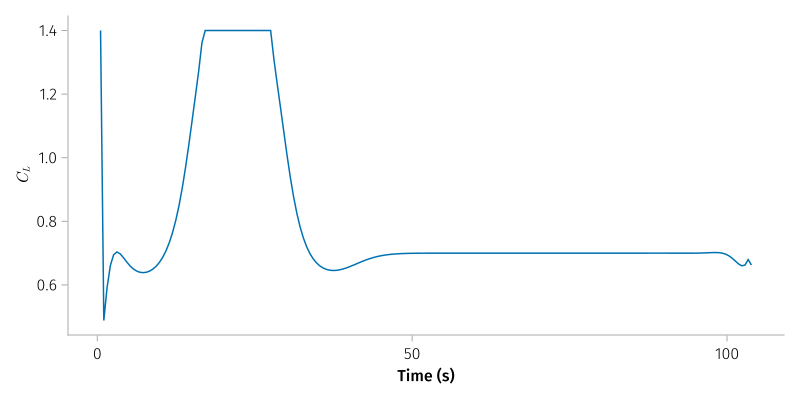

Write Julia code to recreate this figure.
# This file was generated, do not modify it. # hide
fig3 = Figure(resolution=(800,400))
ax31 = plot_opt_variable(fig3[1,1], C_L, L"C_L")

fig3
save("assets/posts/optimal-control-jump/code/glider-control.svg", fig3) #hide